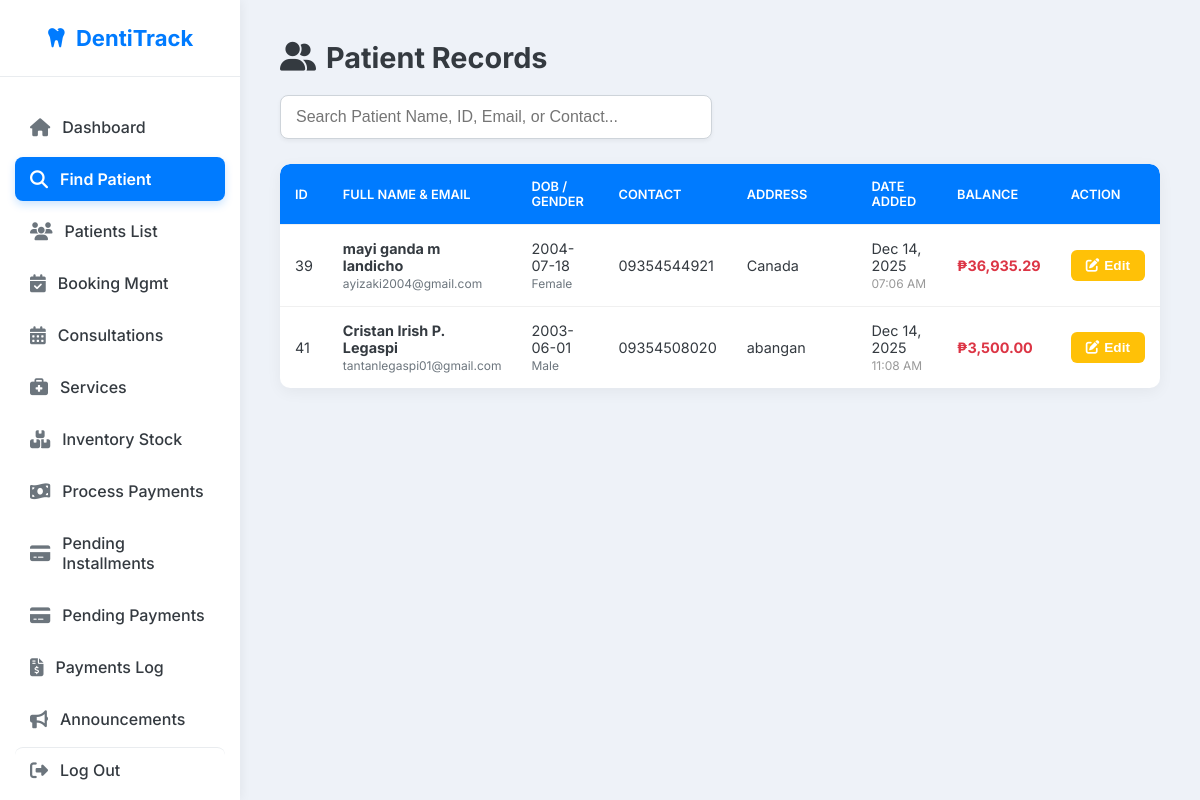
Screenshot of /secretary/find_patient.php (signed in) with the database file from the repository.
### tables this page shows
CREATE TABLE `patient` (
  `patient_id` int(11) NOT NULL,
  `user_id` int(11) DEFAULT NULL,
  `first_name` varchar(100) NOT NULL,
  `middle_name` varchar(100) DEFAULT NULL,
  `last_name` varchar(100) NOT NULL,
  `fullname` varchar(255) GENERATED ALWAYS AS (trim(concat_ws(' ',`first_name`,`middle_name`,`last_name`))) STORED,
  `email` varchar(150) NOT NULL,
  `contact_number` varchar(20) DEFAULT NULL,
  `dob` date DEFAULT NULL,
  `gender` enum('Male','Female','Other') DEFAULT 'Other',
  `address` text DEFAULT NULL,
  `profile_image` varchar(255) DEFAULT NULL,
  `emergency_contact_name` varchar(150) DEFAULT NULL,
  `emergency_contact_number` varchar(20) DEFAULT NULL,
  `medical_history` text DEFAULT NULL,
  `allergies` text DEFAULT NULL,
  `notes` text DEFAULT NULL,
  `created_at` timestamp NOT NULL DEFAULT current_timestamp(),
  `updated_at` timestamp NOT NULL DEFAULT current_timestamp() ON UPDATE current_timestamp(),
  `outstanding_balance` decimal(10,2) NOT NULL DEFAULT 0.00,
  `is_archived` tinyint(1) NOT NULL DEFAULT 0,
  `archived_date` datetime DEFAULT NULL,
  `downpayment_default` decimal(10,2) DEFAULT 500.00
);

### secretary/find_patient.php (the view, shortened to what this page needs)
<?php
$conn = $pdo;
$errors = [];
$search = $_GET['search'] ?? '';
$patients = [];
try {
    $query = "SELECT * FROM patient
              WHERE fullname LIKE :search
              OR email LIKE :search
              OR contact_number LIKE :search
              OR patient_id LIKE :search
              ORDER BY patient_id ASC";
    $stmt = $conn->prepare($query);
    $stmt->execute([':search'=>"%$search%"]);
    $patients = $stmt->fetchAll(PDO::FETCH_ASSOC);
} catch(PDOException $e){
    $errors[] = "Database error: ".$e->getMessage();
}
function renderPatientRow($p) {
    $dateCreated = date("M d, Y", strtotime($p['created_at']));
    $timeCreated = date("h:i A", strtotime($p['created_at']));
    ?>
    <tr>
        <td><?php echo htmlspecialchars($p['patient_id']); ?></td>
        <td>
            <strong><?php echo htmlspecialchars($p['fullname']); ?></strong><br>
            <small style="color:#6c757d;"><?php echo htmlspecialchars($p['email']); ?></small>
        </td>
        <td>
            <?php echo htmlspecialchars($p['dob']); ?><br>
            <small style="color:#6c757d;"><?php echo htmlspecialchars($p['gender']); ?></small>
        </td>
        <td><?php echo htmlspecialchars($p['contact_number']); ?></td>
        <td><?php echo htmlspecialchars($p['address']); ?></td>
        <td>
            <?php echo $dateCreated; ?><br>
            <small style="color:#999;"><?php echo $timeCreated; ?></small>
        </td>
        <td style="font-weight:bold; color: <?php echo ($p['outstanding_balance'] > 0) ? '#dc3545' : '#28a745'; ?>">
            ₱<?php echo number_format($p['outstanding_balance'], 2); ?>
        </td>
        <td>
            <button class="btn-edit"
                onclick="openModal(
                    '<?php echo $p['patient_id']; ?>',
                    '<?php echo htmlspecialchars($p['fullname'], ENT_QUOTES); ?>',
                    '<?php echo htmlspecialchars($p['email'], ENT_QUOTES); ?>',
                    '<?php echo htmlspecialchars($p['contact_number'], ENT_QUOTES); ?>',
                    '<?php echo htmlspecialchars($p['address'], ENT_QUOTES); ?>',
                    '<?php echo htmlspecialchars($p['emergency_contact_name'], ENT_QUOTES); ?>',
                    '<?php echo htmlspecialchars($p['emergency_contact_number'], ENT_QUOTES); ?>',
                    '<?php echo htmlspecialchars($p['medical_history'], ENT_QUOTES); ?>',
                    '<?php echo htmlspecialchars($p['allergies'], ENT_QUOTES); ?>',
                    '<?php echo htmlspecialchars($p['notes'], ENT_QUOTES); ?>'
                )">
                <i class="fas fa-edit"></i> Edit
            </button>
        </td>
    </tr>
    <?php
}
?>
<!DOCTYPE html>
<html lang="en">
<head>
<link rel="stylesheet" href="https://cdnjs.cloudflare.com/ajax/libs/font-awesome/6.4.0/css/all.min.css">
</head>
<body>
    <div class="sidebar" id="sidebar">
        <div class="sidebar-header">
            <i class="fas fa-tooth"></i> DentiTrack
        </div>
        <nav class="sidebar-nav">
            <a href="secretary_dashboard.php"><i class="fas fa-home"></i> Dashboard</a>
            <a href="find_patient.php" class="active"><i class="fas fa-search"></i> Find Patient</a>
            <a href="view_patients.php"><i class="fas fa-users"></i> Patients List</a>
            <a href="online_bookings.php" ><i class="fas fa-calendar-check"></i> Booking Mgmt</a>
            <a href="appointments.php"><i class="fas fa-calendar-alt"></i> Consultations</a>
            <a href="services_list.php"><i class="fas fa-briefcase-medical"></i> Services</a>
            <a href="inventory.php"><i class="fas fa-boxes"></i> Inventory Stock</a>
            <a href="payments.php"><i class="fas fa-money-bill-wave"></i> Process Payments</a>
            <a href="pending_installments.php"><i class="fas fa-credit-card"></i> Pending Installments</a>
            <a href="pending_payments.php"><i class="fas fa-credit-card"></i> Pending Payments</a>
            <a href="payment_logs.php"><i class="fas fa-file-invoice-dollar"></i> Payments Log</a>
            <a href="create_announcements.php"><i class="fas fa-bullhorn"></i> Announcements</a>
        </nav>
        <a href="logout.php" class="logout"><i class="fas fa-sign-out-alt"></i> Log Out</a>
    </div>
<main class="main-content">
    <header>
        <h1><i class="fas fa-user-friends"></i> Patient Records</h1>
    </header>
    <div class="search-container">
        <input type="text" id="search_input" class="search-input" placeholder="Search Patient Name, ID, Email, or Contact..." value="<?php echo htmlspecialchars($search); ?>" autocomplete="off">
    </div>
    <table>
        <thead>
            <tr>
                <th style="width: 5%;">ID</th>
                <th style="width: 18%;">Full Name & Email</th>
                <th style="width: 10%;">DOB / Gender</th>
                <th style="width: 12%;">Contact</th>
                <th style="width: 15%;">Address</th>
                <th style="width: 10%;">Date Added</th>
                <th style="width: 12%;">Balance</th>
                <th style="width: 8%;">Action</th>
            </tr>
        </thead>
        <tbody id="patient_table_body">
        <?php if($patients): ?>
            <?php foreach($patients as $p): ?>
                <?php renderPatientRow($p); ?>
            <?php endforeach;?>
        <?php else: ?>
            <tr><td colspan="8" style="text-align:center; padding: 20px; color:var(--text-light);">No patients found matching the search criteria.</td></tr>
        <?php endif;?>
        </tbody>
    </table>
</main>
</body>
</html>

### secretary/find_patient.php (style rules this page uses)
:root { --sidebar-width: 240px; --primary-blue: #007bff; --secondary-blue: #0056b3; --text-dark: #343a40; --text-light: #6c757d; --bg-light: #f8f9fa; --bg-page: #eef2f8; --widget-bg: #ffffff; --alert-red: #dc3545; --success-green: #28a745; --accent-orange: #ffc107; }
html { scroll-behavior: smooth; }
body { margin: 0; font-family: 'Inter', sans-serif; background: var(--bg-page); color: var(--text-dark); min-height: 100vh; display: flex; overflow-x: hidden; }
.sidebar { width: var(--sidebar-width); background: var(--widget-bg); padding: 0; color: var(--text-dark); box-shadow: 2px 0 10px rgba(0,0,0,0.05); display: flex; flex-direction: column; position: fixed; height: 100vh; z-index: 1000; transition: transform 0.3s ease; }
.sidebar-header { padding: 25px; text-align: center; margin-bottom: 20px; font-size: 22px; font-weight: 700; color: var(--primary-blue); border-bottom: 1px solid #e9ecef; display: flex; justify-content: center; align-items: center; gap: 10px; }
.sidebar-nav { flex-grow: 1; padding: 0 15px; overflow-y: auto; -ms-overflow-style: none; scrollbar-width: none; }
.sidebar a { display: flex; align-items: center; gap: 12px; padding: 12px 15px; margin: 8px 0; color: var(--text-dark); text-decoration: none; font-weight: 500; border-radius: 8px; transition: background-color 0.3s ease, color 0.3s ease; }
.sidebar a.active { background-color: var(--primary-blue); color: white; font-weight: 600; box-shadow: 0 4px 8px rgba(0, 123, 255, 0.2); }
.sidebar a.active i { color: white; }
.sidebar a i { font-size: 18px; color: var(--text-light); transition: color 0.3s ease; }
.sidebar .logout { margin-top: auto; border-top: 1px solid #e9ecef; padding: 12px 15px; margin: 8px 15px; border-radius: 8px; display: flex; align-items: center; gap: 12px; color: var(--text-dark); font-weight: 500; transition: background-color 0.3s ease, color 0.3s ease; }
.sidebar .logout i { color: var(--text-light); transition: color 0.3s ease; }
.main-content { flex: 1; margin-left: var(--sidebar-width); padding: 40px; background: var(--bg-page); overflow-y: auto; }
header { display: flex; justify-content: space-between; align-items: center; margin-bottom: 20px; }
header h1 { font-size: 1.8rem; color: var(--text-dark); font-weight: 700; margin: 0; display: flex; align-items: center; gap: 10px; }
.search-container { position: relative; display: block; margin-bottom: 25px; }
input[type="text"].search-input { padding:12px 15px; font-size:16px; border:1px solid #ced4da; border-radius:8px; width:400px; max-width: 100%; transition: all 0.3s ease; box-shadow: 0 2px 4px rgba(0,0,0,0.05); }
table { width:100%; border-collapse:separate; border-spacing: 0; margin-top:20px; font-size: 0.9rem; background: var(--widget-bg); border-radius: 10px; overflow: hidden; box-shadow: 0 4px 15px rgba(0, 0, 0, 0.05); }
th, td { padding:15px; text-align:left; border-bottom: 1px solid #f0f0f0; }
th { background: var(--primary-blue); color:white; font-weight: 600; text-transform: uppercase; font-size: 0.8rem; }
th:first-child { border-top-left-radius: 10px; }
th:last-child { border-top-right-radius: 10px; }
tr:last-child td { border-bottom: none; }
button.btn-edit { padding:8px 15px; background: var(--accent-orange); color:white; border:none; border-radius:6px; font-weight:600; cursor:pointer; transition:.3s; font-size: 0.85rem; display: inline-flex; align-items: center; gap: 5px; }

### rows the page displays
patient: patient_id "39", fullname "mayi ganda m landicho", email "ayizaki2004@gmail.com", dob "2004-07-18", gender "Female", contact_number "09354544921", address "Canada", created_at "Dec 14, 2025", created_at "07:06 AM", outstanding_balance "36,935.29"
patient: patient_id "41", fullname "Cristan Irish P. Legaspi", email "tantanlegaspi01@gmail.com", dob "2003-06-01", gender "Male", contact_number "09354508020", address "abangan", created_at "Dec 14, 2025", created_at "11:08 AM", outstanding_balance "3,500.00"
